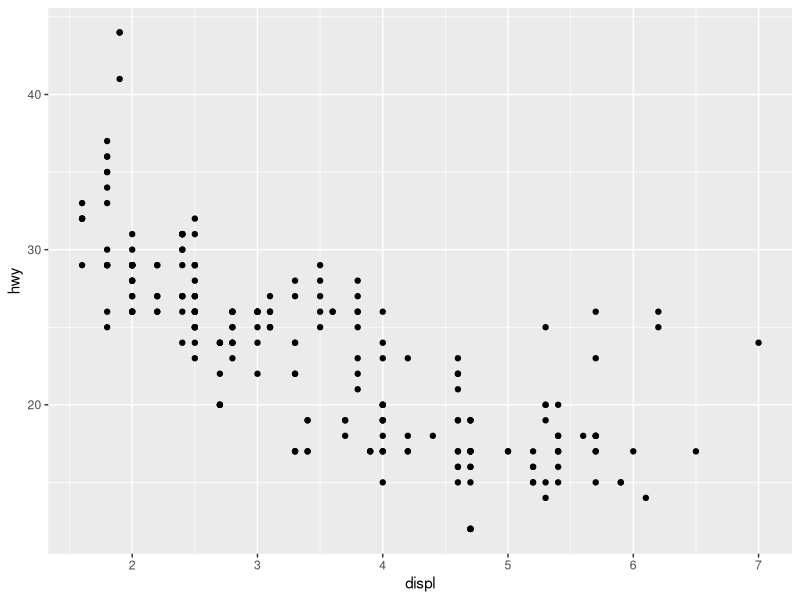
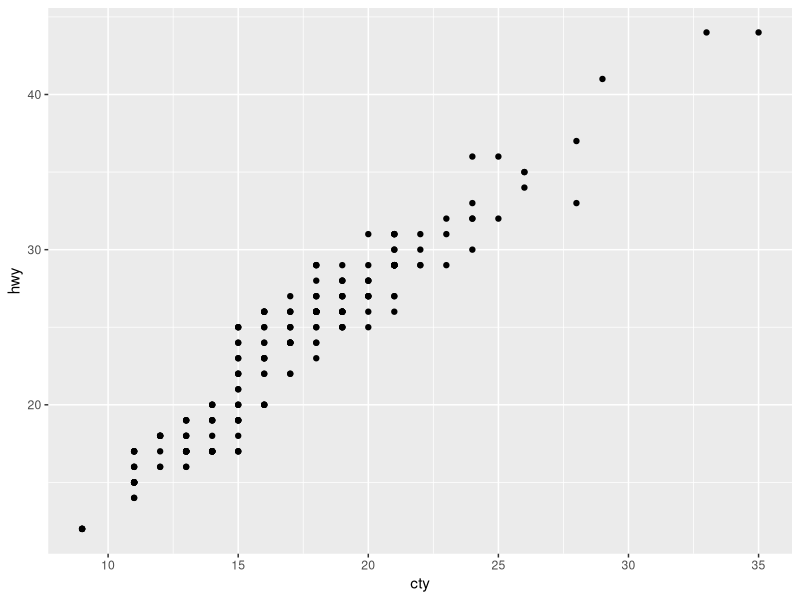
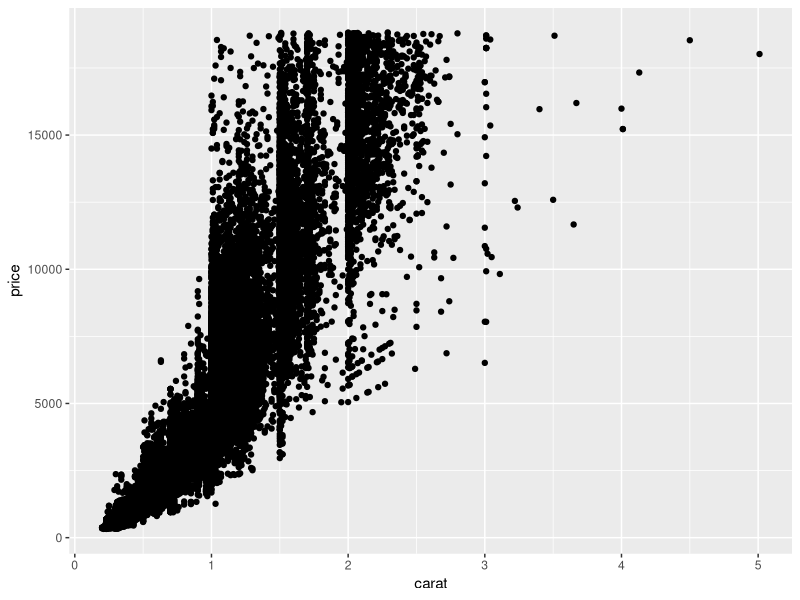
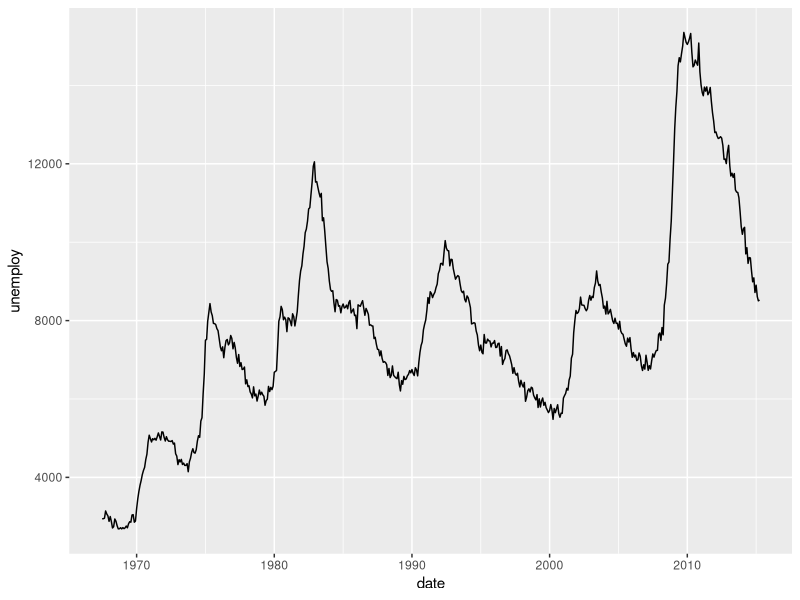

These figures' R source, in order: (Note: this script raises an error after producing the figures.)
## ---- chunk 1
install.packages("ggplot2") 
library(ggplot2)
## ---- chunk 2
mpg
## ---- chunk 3
ggplot(mpg, aes(x = displ, y = hwy)) +
  geom_point()
## ---- chunk 4
ggplot(mpg, aes(cty, hwy)) + geom_point()
## ---- chunk 5
ggplot(diamonds, aes(carat, price)) + geom_point()
## ---- chunk 6
ggplot(economics, aes(date, unemploy)) + geom_line()
## ---- chunk 7
ggplot(mpg, aes(......, ........)) + 
  geom_point()

## ---- chunk 8

